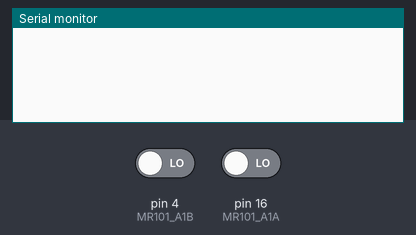
Recording of a sketch running on a simulated Arduino Uno, built with avr-gcc and run on an emulated ATmega328P. On the bench: the last lines printed to the serial monitor. Inputs (shaded band) come from the test bench; at power-on: pin 4 (MR101_A1B) LOW, pin 16 (MR101_A1A) LOW.

Above: at 1.2 s.
1.3 s: pin 4 (MR101_A1B) driven HIGH
At 2.5 s:
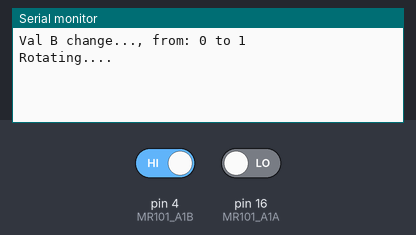
2.8 s: pin 16 (MR101_A1A) driven HIGH
At 3.7 s:
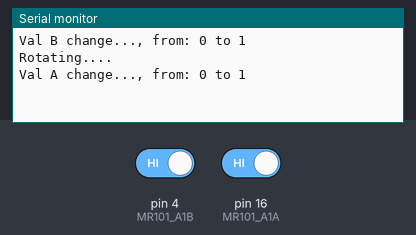
4.3 s: pin 4 (MR101_A1B) driven LOW
At 4.9 s:
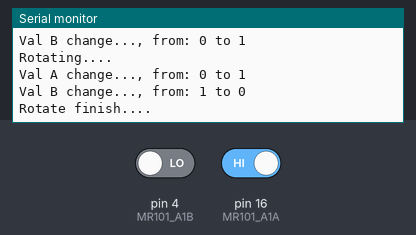
5.8 s: pin 16 (MR101_A1A) driven LOW
At 7.2 s:
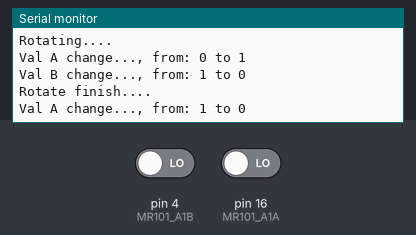

The sketch:

wifiModule_Slave.ino
```cpp
// Board: Matrix MR101

int MR101_A1A = 16;
int MR101_A1B = 4;
int val_A1A;
int val_A1B;
void setup() {
  // put your setup code here, to run once:
  pinMode(MR101_A1A, INPUT);
  pinMode(MR101_A1B, INPUT);

  Serial.begin(115200);
}

void loop() {
  // put your main code here, to run repeatedly:

  if (val_A1A != digitalRead(MR101_A1A)) {
    Serial.print("Val A change..., from: ");
    Serial.print(val_A1A);
    Serial.print(" to ");
    Serial.println(digitalRead(MR101_A1A));
    val_A1A = digitalRead(MR101_A1A);
  }

  if (val_A1B != digitalRead(MR101_A1B))
  {
    Serial.print("Val B change..., from: ");
    Serial.print(val_A1B);
    Serial.print(" to ");
    Serial.println(digitalRead(MR101_A1B));
    val_A1B = digitalRead(MR101_A1B);
    if (val_A1B == 1) {
      Serial.println("Rotating....");
    } else {
      Serial.println("Rotate finish....");
    }

  }


}
```

Measured:
- after the input at 1.3 s, the serial monitor: prints a new line at once (image 1)
- after the input at 2.8 s, the serial monitor: prints a new line at once (image 2)
- after the input at 4.3 s, the serial monitor: prints a new line at once (image 3)
- after the input at 5.8 s, the serial monitor: prints a new line at once (image 4)
